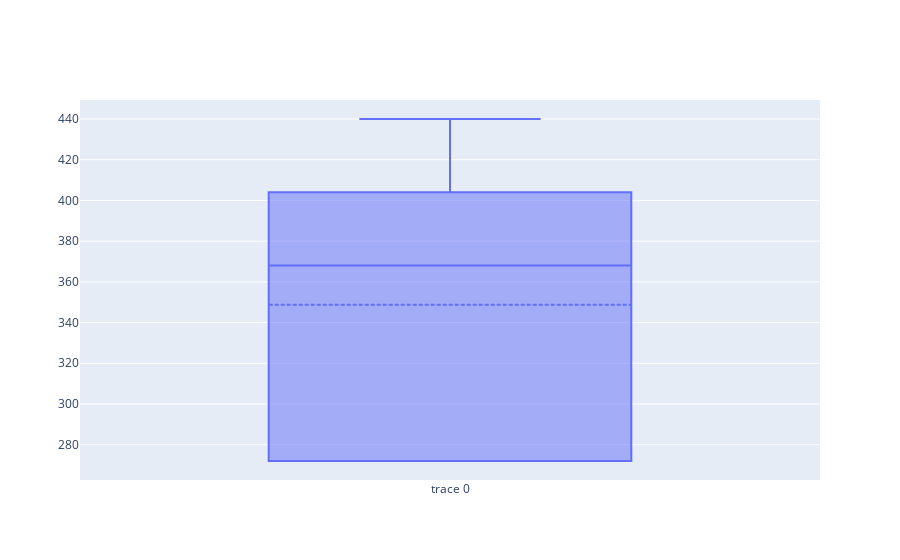

Source (notebook cell):
### Code cell
fig = go.Figure()
fig.add_trace(go.Box(y = nal_time_sec, boxmean = True))
fig.show()

### Figure 1 — Plotly figure (JSON) as saved in the notebook; plotly's stock layout.template omitted (floating-point values rounded to 4 significant figures)
{"data": [{"boxmean": true, "type": "box", "y": [368, 272, 272, 392, 440]}], "layout": {}}
